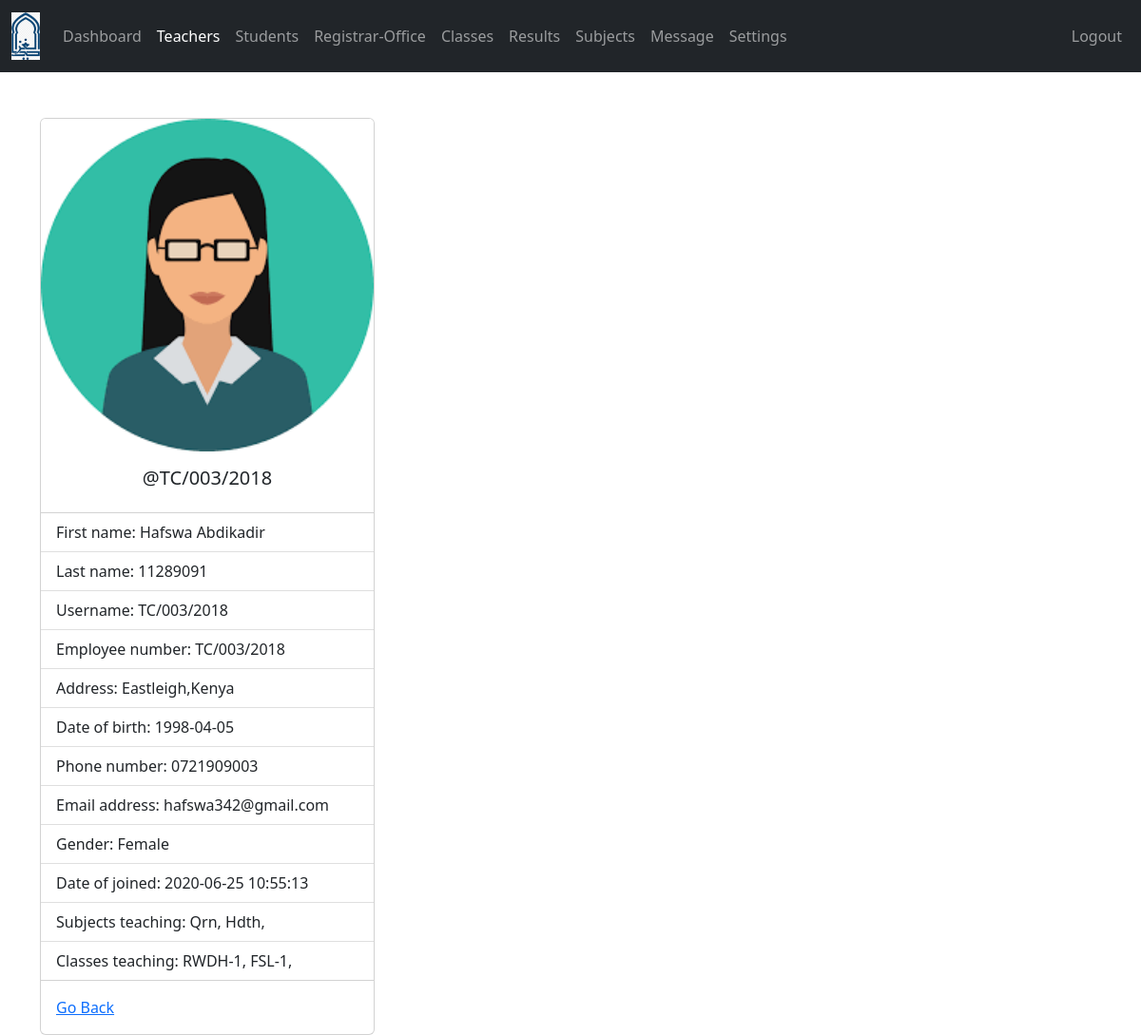
Screenshot of /admin/teacher-view.php?teacher_id=3 (signed in) with the database file from the repository.
### tables this page shows
CREATE TABLE `teachers` (
  `teacher_id` int(11) NOT NULL,
  `username` varchar(127) NOT NULL,
  `password` varchar(255) NOT NULL,
  `grades` varchar(31) NOT NULL,
  `fname` varchar(127) NOT NULL,
  `national_id` varchar(100) DEFAULT NULL,
  `subjects` varchar(31) NOT NULL,
  `address` varchar(50) NOT NULL,
  `employee_number` varchar(50) DEFAULT NULL,
  `date_of_birth` date DEFAULT NULL,
  `phone_number` varchar(31) NOT NULL,
  `gender` varchar(7) NOT NULL,
  `email_address` varchar(255) NOT NULL,
  `date_of_joined` datetime NOT NULL DEFAULT current_timestamp()
);

### admin/data/teacher.php (called while the page is built, shortened)
<?php
function getTeacherById($teacher_id, $conn){
   $sql = "SELECT * FROM teachers
           WHERE teacher_id=?";
   $stmt = $conn->prepare($sql);
   $stmt->execute([$teacher_id]);
   if ($stmt->rowCount() == 1) {
     $teacher = $stmt->fetch();
     return $teacher;
   }else {
    return 0;
   }
}

### admin/data/subject.php (called while the page is built, shortened)
<?php
function getSubjectById($subject_id, $conn){
   $sql = "SELECT * FROM subjects
           WHERE subject_id=?";
   $stmt = $conn->prepare($sql);
   $stmt->execute([$subject_id]);
   if ($stmt->rowCount() == 1) {
     $subject = $stmt->fetch();
     return $subject;
   }else {
   	return 0;
   }
}
 ?>

### admin/data/grade.php (called while the page is built, shortened)
<?php
function getGradeById($grade_id, $conn){
   $sql = "SELECT * FROM grades
           WHERE grade_id=?";
   $stmt = $conn->prepare($sql);
   $stmt->execute([$grade_id]);
   if ($stmt->rowCount() == 1) {
     $grade = $stmt->fetch();
     return $grade;
   }else {
    return 0;
   }
}

### admin/teacher-view.php (the view, shortened to what this page needs)
<?php
if (isset($_SESSION['admin_id']) &&
    isset($_SESSION['role'])) {
    if ($_SESSION['role'] == 'Admin') {
       include "../DB_connection.php";
       include "data/teacher.php";
       include "data/subject.php";
       include "data/grade.php";
       include "data/class.php";
       if(isset($_GET['teacher_id'])){
       $teacher_id = $_GET['teacher_id'];
       $teacher = getTeacherById($teacher_id,$conn);
 ?>
<!DOCTYPE html>
<html lang="en">
<head>
	<link rel="stylesheet" href="https://cdn.jsdelivr.net/npm/bootstrap@5.2.0/dist/css/bootstrap.min.css">
	<link rel="stylesheet" href="../css/style.css">
  <link rel="stylesheet" href="https://cdnjs.cloudflare.com/ajax/libs/font-awesome/4.7.0/css/font-awesome.min.css">
</head>
<body>
    <?php
        include "inc/navbar.php";
        if ($teacher != 0) {
     ?>
     <div class="container mt-5">
         <div class="card" style="width: 22rem;">
          <img src="../img/teacher-<?=$teacher['gender']?>.png" class="card-img-top" alt="...">
          <div class="card-body">
            <h5 class="card-title text-center">@<?=$teacher['username']?></h5>
          </div>
          <ul class="list-group list-group-flush">
            <li class="list-group-item">First name: <?=$teacher['fname']?></li>
            <li class="list-group-item">Last name: <?=$teacher['national_id']?></li>
            <li class="list-group-item">Username: <?=$teacher['username']?></li>
            <li class="list-group-item">Employee number: <?=$teacher['employee_number']?></li>
            <li class="list-group-item">Address: <?=$teacher['address']?></li>
            <li class="list-group-item">Date of birth: <?=$teacher['date_of_birth']?></li>
            <li class="list-group-item">Phone number: <?=$teacher['phone_number']?></li>
            <li class="list-group-item">Email address: <?=$teacher['email_address']?></li>
            <li class="list-group-item">Gender: <?=$teacher['gender']?></li>
            <li class="list-group-item">Date of joined: <?=$teacher['date_of_joined']?></li>
            <li class="list-group-item">Subjects teaching:
                <?php
                   $s = '';
                   $subjects = str_split(trim($teacher['subjects']));
                   foreach ($subjects as $subject) {
                      $s_temp = getSubjectById($subject, $conn);
                      if ($s_temp != 0)
                        $s .=$s_temp['subject_code'].', ';
                   }
                   echo $s;
                ?>
            </li>
            <li class="list-group-item">Classes teaching:
            <?php
                           $g = '';
                           $grades = str_split(trim($teacher['grades']));
                           foreach ($grades as $grade) {
                              $g_temp = getGradeById($grade, $conn);
                              if ($g_temp != 0)
                                $g .=$g_temp['grade_code'].'-'.$g_temp['grade'].', ';
                           }
                           echo $g;
                        ?>
            </li>
          </ul>
          <div class="card-body">
            <a href="teacher.php" class="card-link">Go Back</a>
          </div>
        </div>
     </div>
     <?php
        }else {
          header("Location: teacher.php");
          exit;
        }
     ?>
</body>
</html>
<?php
    }else {
        header("Location: teacher.php");
        exit;
    }
  }else {
    header("Location: ../login.php");
    exit;
  }
}else {
	header("Location: ../login.php");
	exit;
}
?>

### rows the page displays
teachers: gender (picture), username "TC/003/2018", fname "Hafswa Abdikadir", national "11289091", employee_number "TC/003/2018", address "Eastleigh,Kenya", date_of_birth "1998-04-05", phone_number "0721909003", email_address "hafswa342@gmail.com", gender "Female", date_of_joined "2020-06-25 10:55:13"

### other values shown
$s "Qrn, Hdth,"
$g "RWDH-1, FSL-1,"
